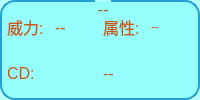
                 <widget class="QGroupBox" name="Battle_skill_2">
                  <property name="font">
                   <font>
                    <pointsize>12</pointsize>
                   </font>
                  </property>
                  <property name="styleSheet">
                   <string notr="true">QGroupBox{
border: 2px solid gray;
border-radius: 15px;
margin-top: 1ex;
	background-color: rgba(111, 255, 250, 125);
	border-color: rgb(36, 159, 211);
}
QGroupBox::title{
	subcontrol-origin:margin;
	subcontrol-position:top center;
	color: rgb(149, 96, 36);
}
</string>
                  </property>
                  <property name="title">
                   <string>--</string>
                  </property>
                  <layout class="QGridLayout" name="gridLayout_24">
                   <property name="leftMargin">
                    <number>5</number>
                   </property>
                   <property name="topMargin">
                    <number>5</number>
                   </property>
                   <property name="rightMargin">
                    <number>5</number>
                   </property>
                   <property name="bottomMargin">
                    <number>5</number>
                   </property>
                   <item row="0" column="0">
                    <layout class="QVBoxLayout" name="verticalLayout_23">
                     <item>
                      <layout class="QHBoxLayout" name="horizontalLayout_62">
                       <item>
                        <layout class="QHBoxLayout" name="horizontalLayout_63">
                         <item>
                          <widget class="QLabel" name="label_36">
                           <property name="font">
                            <font>
                             <pointsize>12</pointsize>
                            </font>
                           </property>
                           <property name="styleSheet">
                            <string notr="true">QLabel{
	
	color: rgb(204, 87, 33);
}</string>
                           </property>
                           <property name="text">
                            <string>威力:</string>
                           </property>
                          </widget>
                         </item>
                         <item>
                          <widget class="QLabel" name="Battle_skill_dmg_2">
                           <property name="font">
                            <font>
                             <pointsize>12</pointsize>
                            </font>
                           </property>
                           <property name="styleSheet">
                            <string notr="true">QLabel{
	
	color: rgb(204, 87, 33);
}</string>
                           </property>
                           <property name="text">
                            <string>--</string>
                           </property>
                          </widget>
                         </item>
                        </layout>
                       </item>
                       <item>
                        <layout class="QHBoxLayout" name="horizontalLayout_64">
                         <item>
                          <widget class="QLabel" name="label_37">
                           <property name="font">
                            <font>
                             <pointsize>12</pointsize>
                            </font>
                           </property>
                           <property name="styleSheet">
                            <string notr="true">QLabel{
	
	color: rgb(204, 87, 33);
}</string>
                           </property>
                           <property name="text">
                            <string>属性:</string>
                           </property>
                          </widget>
                         </item>
                         <item>
                          <widget class="QLabel" name="Battle_skill_attr_2">
                           <property name="styleSheet">
                            <string notr="true">QLabel{
	
	color: rgb(204, 87, 33);
}</string>
                           </property>
                           <property name="text">
                            <string>--</string>
                           </property>
                          </widget>
                         </item>
                        </layout>
                       </item>
                      </layout>
                     </item>
                     <item>
                      <layout class="QHBoxLayout" name="horizontalLayout_65">
                       <item>
                        <widget class="QLabel" name="label_38">
                         <property name="font">
                          <font>
                           <pointsize>12</pointsize>
                          </font>
                         </property>
                         <property name="styleSheet">
                          <string notr="true">QLabel{
	
	color: rgb(204, 87, 33);
}</string>
                         </property>
                         <property name="text">
                          <string>CD:</string>
                         </property>
                        </widget>
                       </item>
                       <item>
                        <widget class="QLabel" name="Battle_skill_cd_2">
                         <property name="font">
                          <font>
                           <pointsize>12</pointsize>
                          </font>
                         </property>
                         <property name="styleSheet">
                          <string notr="true">QLabel{
	
	color: rgb(204, 87, 33);
}</string>
                         </property>
                         <property name="text">
                          <string>--</string>
                         </property>
                        </widget>
                       </item>
                      </layout>
                     </item>
                    </layout>
                   </item>
                  </layout>
                 </widget>
